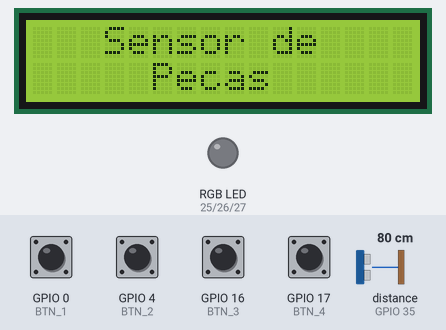
Simulated run of this sketch. Board: ESP32. Parts: 16×2 character LCD, an RGB LED mixed from three pins (HIGH = lit). Wiring (inferred from the names in the program): ultrasonic range finder: trigger GPIO 13; echo GPIO 35. Inputs (shaded band) come from the test bench; at power-on: GPIO 0 (BTN_1), GPIO 4 (BTN_2), GPIO 16 (BTN_3), GPIO 17 (BTN_4) HIGH, distance to the obstacle (sensor on GPIO 35) 80 cm. The echo pulse lasts 58.3 µs per cm; pins used as bus, display or sensor lines are not drawn.

Above: at 0.1 s.
6.3 s: distance to the obstacle (sensor on GPIO 35) set to 19 cm
7.8 s: distance to the obstacle (sensor on GPIO 35) set to 16 cm
At 8.7 s:
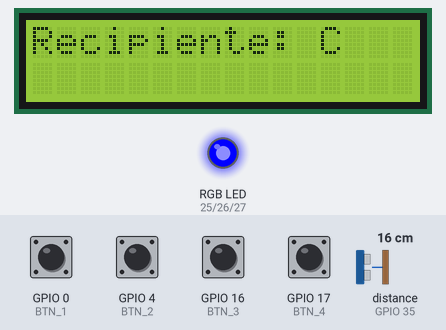
9.3 s: GPIO 17 (BTN_4) pulled LOW for 1 s
At 11.4 s:
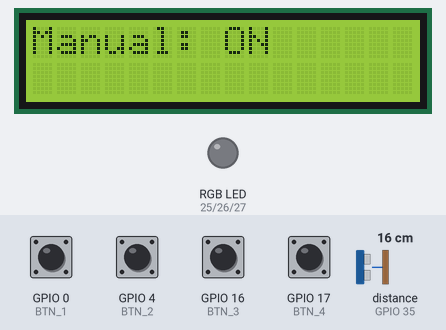
11.9 s: GPIO 0 (BTN_1) pulled LOW for 0.15 s
At 12.04 s:
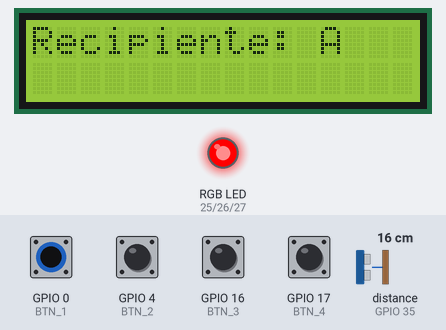
13.6 s: GPIO 16 (BTN_3) pulled LOW for 0.15 s
At 13.7 s:
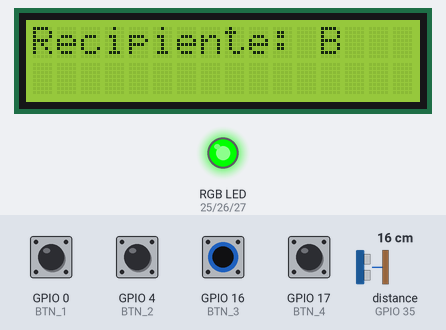
15.3 s: GPIO 17 (BTN_4) pulled LOW for 0.15 s
At 16.5 s:
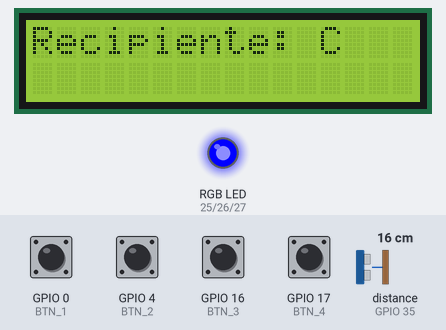
Timing chart, 0 to 18.1 s (numbered marks = the images above; inputs shaded):
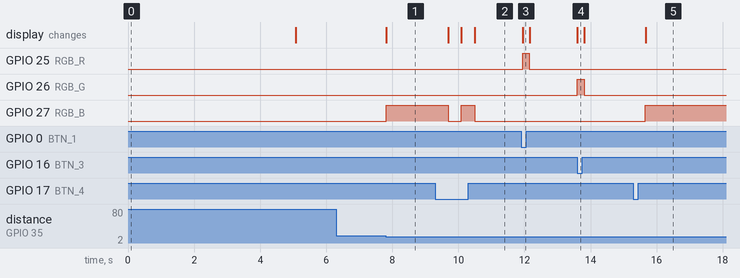

Measured:
- the behaviour switches between 18 and 17 cm on distance to the obstacle (sensor on GPIO 35) (found by bisection; images 0 and 1)
- after the input at 6.3 s, every drawn part: stays the same
- after the input at 7.8 s, GPIO 27 (RGB_B): LOW → HIGH at once; the display: changes at once (image 1)
- after the input at 9.3 s, GPIO 27 (RGB_B): HIGH → LOW after 0.39 s, → HIGH 0.40 s later, → LOW 0.40 s later; the display: changes after 0.39 s (image 2)
- after the input at 11.9 s, GPIO 25 (RGB_R): LOW → HIGH at once, → LOW 0.21 s later; the display: changes after 0.05 s (image 3)
- after the input at 13.6 s, GPIO 26 (RGB_G): LOW → HIGH at once, → LOW 0.21 s later; the display: changes at once (image 4)
- after the input at 15.3 s, GPIO 27 (RGB_B): LOW → HIGH after 0.36 s; the display: changes after 0.36 s (image 5)

The sketch:

ProjetoSensorDePecas.ino
```cpp
#include <LiquidCrystal.h>

LiquidCrystal lcd(32, 33, 23, 22, 21, 18);

#define TRIG_PIN 13
#define ECHO_PIN 35

#define RGB_R 25
#define RGB_G 26
#define RGB_B 27

#define BTN_1 0
#define BTN_2 4
#define BTN_3 16
#define BTN_4 17

bool modoAutomatico = true;

// ---------------- Funções ----------------
void mostrarTitulo() {
  lcd.clear();
  lcd.setCursor(3, 0);
  lcd.print("Sensor de");
  lcd.setCursor(5, 1);
  lcd.print("Pecas");
  delay(5000);
}

float lerDistancia() {
  digitalWrite(TRIG_PIN, LOW);
  delayMicroseconds(2);
  digitalWrite(TRIG_PIN, HIGH);
  delayMicroseconds(10);
  digitalWrite(TRIG_PIN, LOW);
  long duracao = pulseIn(ECHO_PIN, HIGH);
  return duracao * 0.034 / 2;
}

void modoAutomaticoFunc() {
  float distancia = lerDistancia();

  if (distancia > 20) {
    digitalWrite(RGB_R, LOW);
    digitalWrite(RGB_G, LOW);
    digitalWrite(RGB_B, LOW);
  }
  else if (distancia >= 3 && distancia <= 7) {
    digitalWrite(RGB_R, HIGH);
    digitalWrite(RGB_G, LOW);
    digitalWrite(RGB_B, LOW);
    lcd.setCursor(0, 0);
    lcd.print("Recipiente: A");
  }
  else if (distancia >= 8 && distancia <= 12) {
    digitalWrite(RGB_R, LOW);
    digitalWrite(RGB_G, HIGH);
    digitalWrite(RGB_B, LOW);
    lcd.setCursor(0, 0);
    lcd.print("Recipiente: B");
  }
  else if (distancia >= 13 && distancia <= 17) {
    digitalWrite(RGB_R, LOW);
    digitalWrite(RGB_G, LOW);
    digitalWrite(RGB_B, HIGH);
    lcd.setCursor(0, 0);
    lcd.print("Recipiente: C");
  }
  else {
    digitalWrite(RGB_R, LOW);
    digitalWrite(RGB_G, LOW);
    digitalWrite(RGB_B, LOW);
  }
}

void modoManualFunc() {
  if (digitalRead(BTN_1) == LOW) { // Vermelho
    digitalWrite(RGB_R, HIGH);
    digitalWrite(RGB_G, LOW);
    digitalWrite(RGB_B, LOW);
    lcd.setCursor(0, 0);
    lcd.print("Recipiente: A");
  }
  else if (digitalRead(BTN_2) == LOW) { // Azul
    digitalWrite(RGB_R, LOW);
    digitalWrite(RGB_G, LOW);
    digitalWrite(RGB_B, HIGH);
    lcd.setCursor(0, 0);
    lcd.print("Recipiente: C");
  }
  else if (digitalRead(BTN_3) == LOW) { // Verde
    digitalWrite(RGB_R, LOW);
    digitalWrite(RGB_G, HIGH);
    digitalWrite(RGB_B, LOW);
    lcd.setCursor(0, 0);
    lcd.print("Recipiente: B");
  }
  else {
    digitalWrite(RGB_R, LOW);
    digitalWrite(RGB_G, LOW);
    digitalWrite(RGB_B, LOW);
    lcd.setCursor(0, 0);
    lcd.print("Manual: ON");
  }
}

// ---------------- Setup ----------------
void setup() {
  lcd.begin(16, 2);
  Serial.begin(9600);

  pinMode(TRIG_PIN, OUTPUT);
  pinMode(ECHO_PIN, INPUT);

  pinMode(RGB_R, OUTPUT);
  pinMode(RGB_G, OUTPUT);
  pinMode(RGB_B, OUTPUT);

  pinMode(BTN_1, INPUT_PULLUP);
  pinMode(BTN_2, INPUT_PULLUP);
  pinMode(BTN_3, INPUT_PULLUP);
  pinMode(BTN_4, INPUT_PULLUP);

  mostrarTitulo();
}

// ---------------- Loop ----------------
void loop() {
  // Alternar modo com BTN_4
  if (digitalRead(BTN_4) == LOW) {
    modoAutomatico = !modoAutomatico;
    delay(300); // debounce
  }

  lcd.clear();

  if (modoAutomatico) {
    modoAutomaticoFunc();
  } else {
    modoManualFunc();
  }

  delay(100);
}
```
